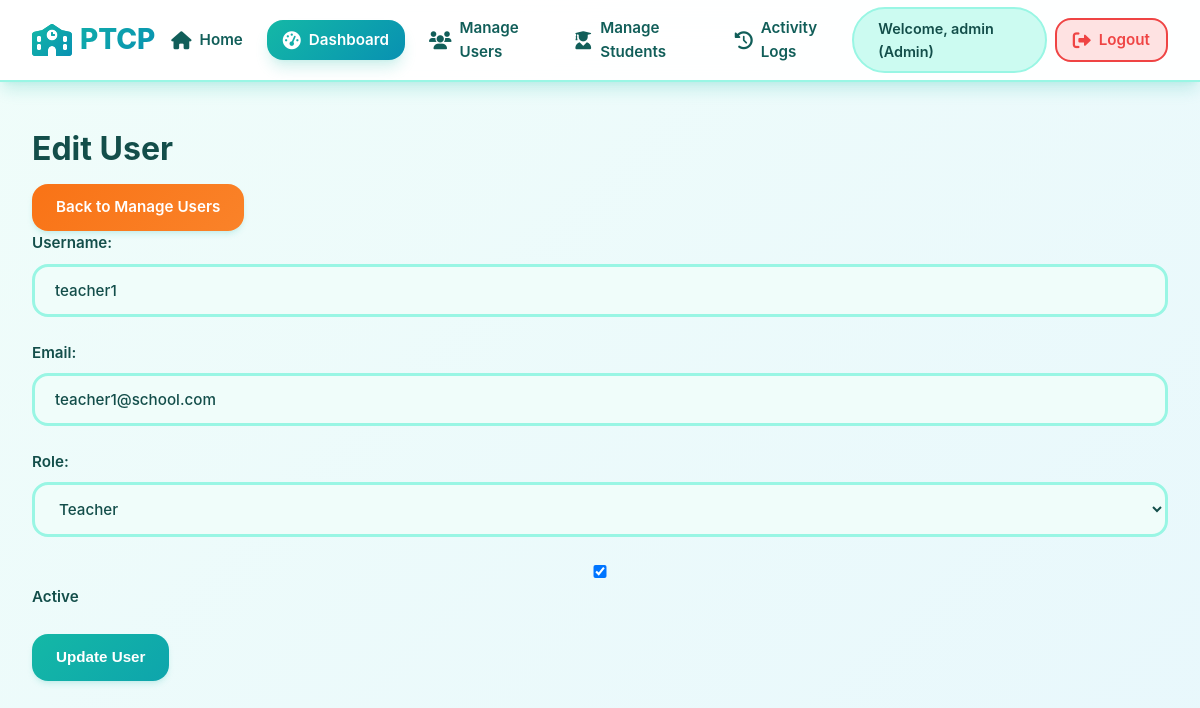
Page /admin/edit_user/2 (signed in) on the committed database.
### models/user_model.py (models this page shows, shortened)
class User(UserMixin, db.Model):
    id = db.Column(db.Integer, primary_key=True)
    username = db.Column(db.String(64), unique=True, nullable=False)
    email = db.Column(db.String(120), unique=True, nullable=False)
    password_hash = db.Column(db.String(128))
    role = db.Column(db.String(20), nullable=False)  # 'teacher', 'parent', 'admin'
    is_active = db.Column(db.Boolean, default=True)

### routes/admin_routes.py (the view, shortened to what this page needs)
@admin_bp.route('/edit_user/<int:user_id>', methods=['GET', 'POST'])
@login_required
def edit_user(user_id):
    if current_user.role != 'admin':
        return redirect(url_for('main.index'))
    user = User.query.get_or_404(user_id)
    return render_template('admin/edit_user.html', user=user)

### app.py (called while the page is built)
@login_manager.user_loader
def load_user(user_id):
    from models.user_model import User
    return User.query.get(int(user_id))

### templates/admin/edit_user.html (shortened to what this page needs)
{% extends "base.html" %}
{% block content %}
<div class="edit-user">
    <h2>Edit User</h2>
    <a href="{{ url_for('admin.manage_users') }}" class="btn btn-secondary">Back to Manage Users</a>
    <form method="POST">
        <div class="form-group">
            <label for="username">Username:</label>
            <input type="text" id="username" name="username" value="{{ user.username }}" required>
        </div>
        <div class="form-group">
            <label for="email">Email:</label>
            <input type="email" id="email" name="email" value="{{ user.email }}" required>
        </div>
        <div class="form-group">
            <label for="role">Role:</label>
            <select id="role" name="role" required>
                <option value="teacher" {% if user.role == 'teacher' %}selected{% endif %}>Teacher</option>
            </select>
        </div>
        <div class="form-group">
            <label for="is_active">
                <input type="checkbox" id="is_active" name="is_active" {% if user.is_active %}checked{% endif %}>
                Active
            </label>
        </div>
        <button type="submit" class="btn btn-primary">Update User</button>
    </form>
</div>
{% endblock %}

### templates/base.html (shortened to what this page needs)
<!DOCTYPE html>
<html lang="en">
<head>
    <link rel="stylesheet" href="{{ url_for('static', filename='css/style.css') }}">
    <link rel="stylesheet" href="https://cdnjs.cloudflare.com/ajax/libs/font-awesome/6.0.0/css/all.min.css">
</head>
<body>
    {% if current_user.is_authenticated %}
    <div class="full-width-layout">
        <header class="top-nav">
            <div class="nav-container">
                <h1><i class="fas fa-school"></i> PTCP</h1>
                <nav class="main-nav">
                    <ul>
                        <li>
                            <a href="{{ url_for('main.index') }}" class="{% if request.endpoint == 'main.index' %}active{% endif %}">
                                <i class="fas fa-home"></i> Home
                            </a>
                        </li>
                        {% if current_user.role == 'admin' %}
                            <li>
                                <a href="{{ url_for('admin.dashboard') }}" class="{% if 'admin' in request.endpoint %}active{% endif %}">
                                    <i class="fas fa-tachometer-alt"></i> Dashboard
                                </a>
                            </li>
                            <li>
                                <a href="{{ url_for('admin.manage_users') }}" class="{% if request.endpoint == 'admin.manage_users' %}active{% endif %}">
                                    <i class="fas fa-users"></i> Manage Users
                                </a>
                            </li>
                            <li>
                                <a href="{{ url_for('admin.manage_students') }}" class="{% if request.endpoint == 'admin.manage_students' %}active{% endif %}">
                                    <i class="fas fa-user-graduate"></i> Manage Students
                                </a>
                            </li>
                            <li>
                                <a href="{{ url_for('admin.view_logs') }}" class="{% if request.endpoint == 'admin.view_logs' %}active{% endif %}">
                                    <i class="fas fa-history"></i> Activity Logs
                                </a>
                            </li>
                        {% endif %}
                        <li class="user-info">
                            <span>Welcome, {{ current_user.username }} ({{ current_user.role.title() }})</span>
                        </li>
                        <li class="logout">
                            <a href="{{ url_for('auth.logout') }}">
                                <i class="fas fa-sign-out-alt"></i> Logout
                            </a>
                        </li>
                    </ul>
                </nav>
            </div>
        </header>
        <main class="main-content-full">
            <div class="content-body">
                {% block content %}{% endblock %}
            </div>
        </main>
    </div>
    {% endif %}
</body>
</html>

### rows in the picture
User: username "admin", role "Admin"
User: username "teacher1", email "teacher1@school.com", role "Teacher", is_active "☑"
